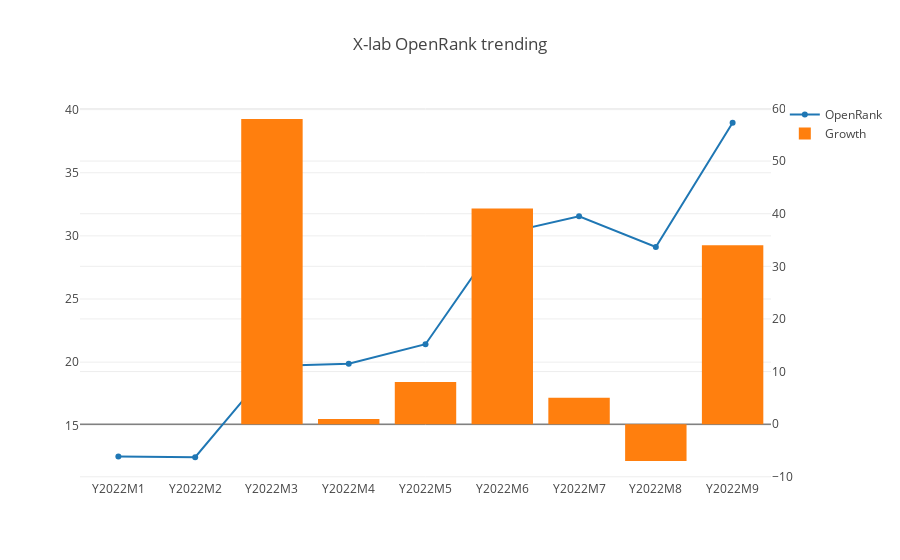

Notebook code for this chart:
### Markdown cell above
## Overview

This part is the history OpenRank trending of all projects in X-lab community.

### Code cell
openDigger.index.openrank.getRepoOpenrank({
    repoIds: [288431943, 470364208, 467768946, 461374162, 471252840, 477937218, 428629051, 262909684, 221379769, 259035151, 358757145, 502755745, 508325123, 533339106],
    startYear, startMonth,
    endYear, endMonth,
    groupTimeRange: 'month', limit: -1,
}).then(data => {
    var x = [], v = [], g = []; g.push(0);
    forEveryMonth((y, m, index) => {
        var key = `Y${y}M${m}`;
        x.push(key); v.push(0);
        data.forEach(row => { v[index] += (row.open_rank[index] ? row.open_rank[index] : 0); row[key] = row.open_rank[index] ? row.open_rank[index] : 0; });
        if (index > 0) g.push(Math.ceil((v[index]-v[index-1])*100/v[index-1]));
    });
    data.forEach(row => { delete row.open_rank; delete row.org; });
    console.table(data);
    openDigger.render.plotly([
        { x, y: v, type: 'scatter', name: 'OpenRank' },
        { x, y: g, type: 'bar', yaxis: 'y2', name: 'Growth'}
    ], {
        title: 'X-lab OpenRank trending',
        yaxis2: { overlaying: 'y', side: 'right' }
    });
    console.log(`2022.7 based growth: ${v.map(i => (i/v[6]).toFixed(2))}`);
    fs.writeFileSync('all_data.json', JSON.stringify(data));
});

### Figure 1 — Plotly figure (JSON) as saved in the notebook; plotly's stock layout.template omitted (floating-point values rounded to 4 significant figures)
{"data": [{"name": "OpenRank", "type": "scatter", "x": ["Y2022M1", "Y2022M2", "Y2022M3", "Y2022M4", "Y2022M5", "Y2022M6", "Y2022M7", "Y2022M8", "Y2022M9"], "y": [12.53, 12.47, 19.7, 19.88, 21.42, 30.16, 31.55, 29.12, 38.96]}, {"name": "Growth", "type": "bar", "x": ["Y2022M1", "Y2022M2", "Y2022M3", "Y2022M4", "Y2022M5", "Y2022M6", "Y2022M7", "Y2022M8", "Y2022M9"], "y": [0, 0, 58, 1, 8, 41, 5, -7, 34], "yaxis": "y2"}], "layout": {"autosize": true, "title": {"text": "X-lab OpenRank trending"}, "xaxis": {"autorange": true, "range": [-0.5, 8.5], "type": "category"}, "yaxis": {"autorange": true, "range": [10.28, 41.15], "type": "linear"}, "yaxis2": {"autorange": true, "overlaying": "y", "range": [-10.61, 61.61], "side": "right", "type": "linear"}}}
